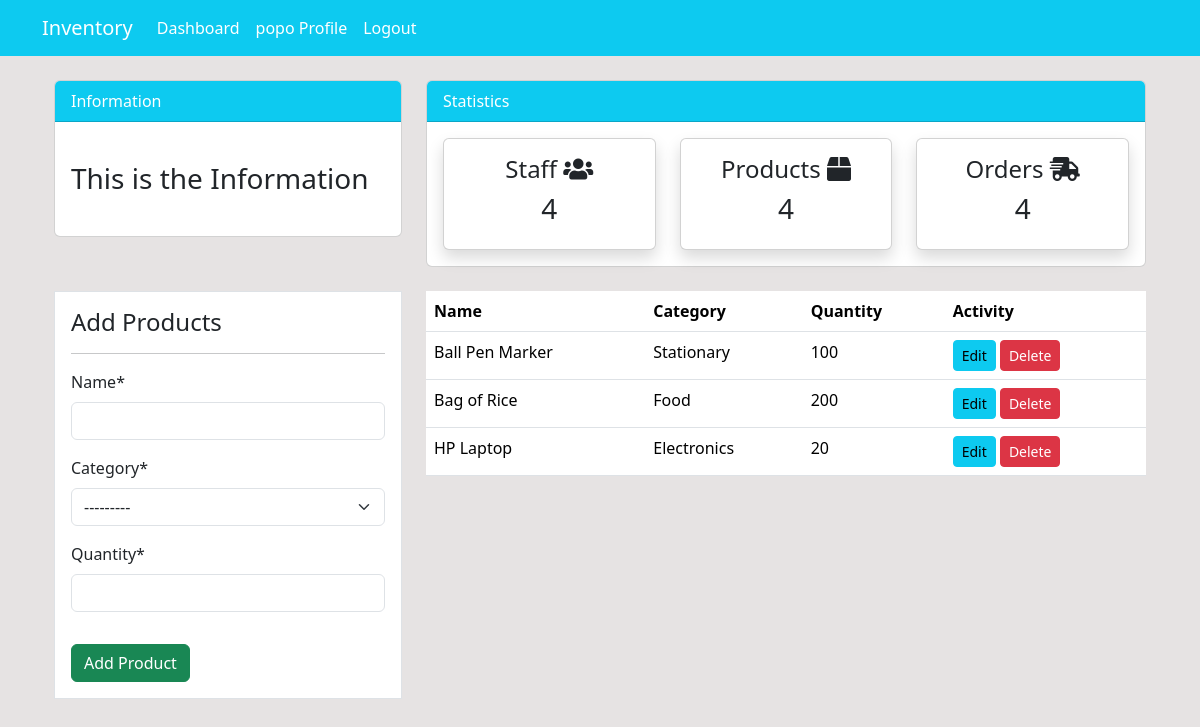
The page /product/ (signed in) on the database as committed earlier.
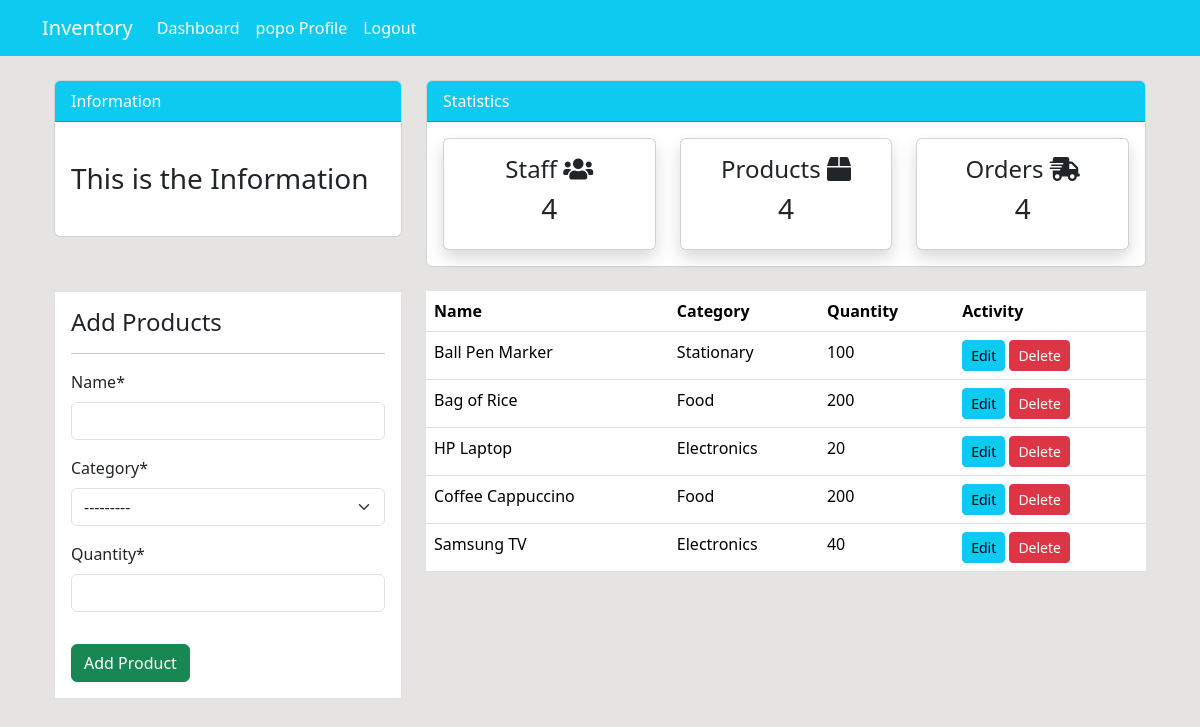
The same page on the database as committed later.
### dashboard/models.py (models this page shows, shortened)
class Product(models.Model):
    name = models.CharField(max_length=100, null=True)
    quantity = models.PositiveIntegerField(null=True)
    category = models.CharField(max_length=50, choices=CATEGORY, null=True)
    class Meta:
        verbose_name_plural = 'Product'

### dashboard/views.py (the view)
# urls.py: path('product/', views.product, name='product'),
@login_required(login_url='user-login')
def product(request):
    items = Product.objects.all()
    if request.method == 'POST':
        form = ProductForm(request.POST)
        if form.is_valid():
            form.save()
            return redirect('product')
    else:
        form = ProductForm()
    context = {
        'items': items,
        'form': form,
    }
    return render(request, 'dashboard/product.html', context)

### dashboard/forms.py
class ProductForm(forms.ModelForm):
    class Meta:
        model = Product
        fields = ['name', 'category', 'quantity']

### templates/dashboard/product.html (shortened to what this page needs)
{% extends "components/base.html" %}
{% load crispy_forms_tags %}
{% block content %}
{% include 'components/topside.html' %}
<div class="container">
    <div class="row my-4">
        <div class="col-md-4">
            <div class="border bg-white p-3">
                <h4>Add Products</h4>
                <hr>
                <form action="" method="POST">
                    {{ form|crispy }}
                    <input class="btn btn-success btn-block mt-3" type="submit" value="Add Product">
                </form>
            </div>
        </div>
        <div class="col-md-8">
            <table class="table bg-white">
                <thead class="bg-info">
                    <tr class="text-white">
                        <th scope="col">Name</th>
                        <th scope="col">Category</th>
                        <th scope="col">Quantity</th>
                        <th scope="col">Activity</th>
                    </tr>
                </thead>
                <tbody>
                    {% for item in items %}
                    <tr>
                        <td>{{ item.name }}</td>
                        <td>{{ item.category }}</td>
                        <td>{{ item.quantity }}</td>
                        <td>
                            <a class="btn btn-info btn-sm" href="{% url 'product-update' item.id %}">Edit</a>
                            <a class="btn btn-danger btn-sm" href="{% url 'product-delete' item.id %}">Delete</a>
                        </td>
                    </tr>
                    {% endfor %}
                </tbody>
            </table>
        </div>
    </div>
</div>
{% endblock %}

Rows that differ between the two databases and show on the page:
added Product: name "Coffee Cappuccino", category "Food", quantity "200"
added Product: name "Samsung TV", category "Electronics", quantity "40"
